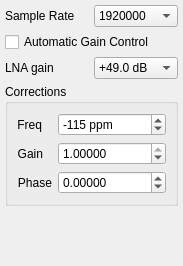
<?xml version="1.0" encoding="UTF-8"?>
<ui version="4.0">
 <class>DockFcdCtl</class>
 <widget class="QDockWidget" name="DockFcdCtl">
  <property name="geometry">
   <rect>
    <x>0</x>
    <y>0</y>
    <width>183</width>
    <height>266</height>
   </rect>
  </property>
  <property name="floating">
   <bool>false</bool>
  </property>
  <property name="allowedAreas">
   <set>Qt::LeftDockWidgetArea|Qt::RightDockWidgetArea</set>
  </property>
  <property name="windowTitle">
   <string>OsmoSDR Controls</string>
  </property>
  <widget class="QWidget" name="dockWidgetContents">
   <layout class="QVBoxLayout" name="verticalLayout">
    <property name="spacing">
     <number>5</number>
    </property>
    <property name="margin">
     <number>5</number>
    </property>
    <item>
     <layout class="QHBoxLayout" name="horizontalLayout_4">
      <property name="leftMargin">
       <number>0</number>
      </property>
      <item>
       <widget class="QLabel" name="srLable">
        <property name="text">
         <string>Sample Rate</string>
        </property>
       </widget>
      </item>
      <item>
       <widget class="QComboBox" name="samplerate">
        <item>
         <property name="text">
          <string>1920000</string>
         </property>
        </item>
       </widget>
      </item>
     </layout>
    </item>
    <item>
     <layout class="QHBoxLayout" name="horizontalLayout_3">
      <item>
       <widget class="QCheckBox" name="lnaAutoGain">
        <property name="text">
         <string>Automatic Gain Control</string>
        </property>
       </widget>
      </item>
     </layout>
    </item>
    <item>
     <layout class="QHBoxLayout" name="horizontalLayout_2">
      <item>
       <widget class="QLabel" name="lnaLabel">
        <property name="text">
         <string>LNA gain</string>
        </property>
       </widget>
      </item>
      <item>
       <widget class="QComboBox" name="lnaComboBox">
        <property name="enabled">
         <bool>true</bool>
        </property>
        <property name="currentIndex">
         <number>0</number>
        </property>
        <item>
         <property name="text">
          <string>+49.0 dB</string>
         </property>
        </item>
        <item>
         <property name="text">
          <string>+30.0 dB</string>
         </property>
        </item>
        <item>
         <property name="text">
          <string>+25.0 dB</string>
         </property>
        </item>
        <item>
         <property name="text">
          <string>+20.0 dB</string>
         </property>
        </item>
        <item>
         <property name="text">
          <string>+17.5 dB</string>
         </property>
        </item>
        <item>
         <property name="text">
          <string>+15.0 dB</string>
         </property>
        </item>
        <item>
         <property name="text">
          <string>+12.5 dB</string>
         </property>
        </item>
        <item>
         <property name="text">
          <string>+10.0 dB</string>
         </property>
        </item>
        <item>
         <property name="text">
          <string>+7.5 dB</string>
         </property>
        </item>
        <item>
         <property name="text">
          <string>+5.0 dB</string>
         </property>
        </item>
        <item>
         <property name="text">
          <string>+2.5 dB</string>
         </property>
        </item>
        <item>
         <property name="text">
          <string>+0.0 dB</string>
         </property>
        </item>
        <item>
         <property name="text">
          <string>-1.0 dB</string>
         </property>
        </item>
        <item>
         <property name="text">
          <string>-2.5 dB</string>
         </property>
        </item>
        <item>
         <property name="text">
          <string>-5.0 dB</string>
         </property>
        </item>
       </widget>
      </item>
     </layout>
    </item>
    <item>
     <widget class="QGroupBox" name="corrGroupBox">
      <property name="title">
       <string>Corrections</string>
      </property>
      <layout class="QFormLayout" name="formLayout">
       <property name="fieldGrowthPolicy">
        <enum>QFormLayout::AllNonFixedFieldsGrow</enum>
       </property>
       <item row="0" column="0">
        <widget class="QLabel" name="freqCorrLabel">
         <property name="text">
          <string>Freq</string>
         </property>
         <property name="alignment">
          <set>Qt::AlignRight|Qt::AlignTrailing|Qt::AlignVCenter</set>
         </property>
        </widget>
       </item>
       <item row="0" column="1">
        <widget class="QSpinBox" name="freqCorrSpinBox">
         <property name="suffix">
          <string> ppm</string>
         </property>
         <property name="minimum">
          <number>-200</number>
         </property>
         <property name="maximum">
          <number>200</number>
         </property>
         <property name="value">
          <number>-115</number>
         </property>
        </widget>
       </item>
       <item row="1" column="0">
        <widget class="QLabel" name="iqGainLabel">
         <property name="text">
          <string>Gain</string>
         </property>
         <property name="alignment">
          <set>Qt::AlignRight|Qt::AlignTrailing|Qt::AlignVCenter</set>
         </property>
        </widget>
       </item>
       <item row="1" column="1">
        <widget class="QDoubleSpinBox" name="iqGainSpinBox">
         <property name="decimals">
          <number>5</number>
         </property>
         <property name="minimum">
          <double>0.000000000000000</double>
         </property>
         <property name="maximum">
          <double>1.000000000000000</double>
         </property>
         <property name="singleStep">
          <double>0.000030000000000</double>
         </property>
         <property name="value">
          <double>1.000000000000000</double>
         </property>
        </widget>
       </item>
       <item row="2" column="0">
        <widget class="QLabel" name="iqPhaseLabel">
         <property name="text">
          <string>Phase</string>
         </property>
         <property name="alignment">
          <set>Qt::AlignRight|Qt::AlignTrailing|Qt::AlignVCenter</set>
         </property>
        </widget>
       </item>
       <item row="2" column="1">
        <widget class="QDoubleSpinBox" name="iqPhaseSpinBox">
         <property name="decimals">
          <number>5</number>
         </property>
         <property name="minimum">
          <double>-1.000000000000000</double>
         </property>
         <property name="maximum">
          <double>1.000000000000000</double>
         </property>
         <property name="singleStep">
          <double>0.000030000000000</double>
         </property>
        </widget>
       </item>
      </layout>
     </widget>
    </item>
    <item>
     <spacer name="verticalSpacer">
      <property name="orientation">
       <enum>Qt::Vertical</enum>
      </property>
      <property name="sizeHint" stdset="0">
       <size>
        <width>20</width>
        <height>40</height>
       </size>
      </property>
     </spacer>
    </item>
   </layout>
  </widget>
 </widget>
 <resources/>
 <connections/>
</ui>
